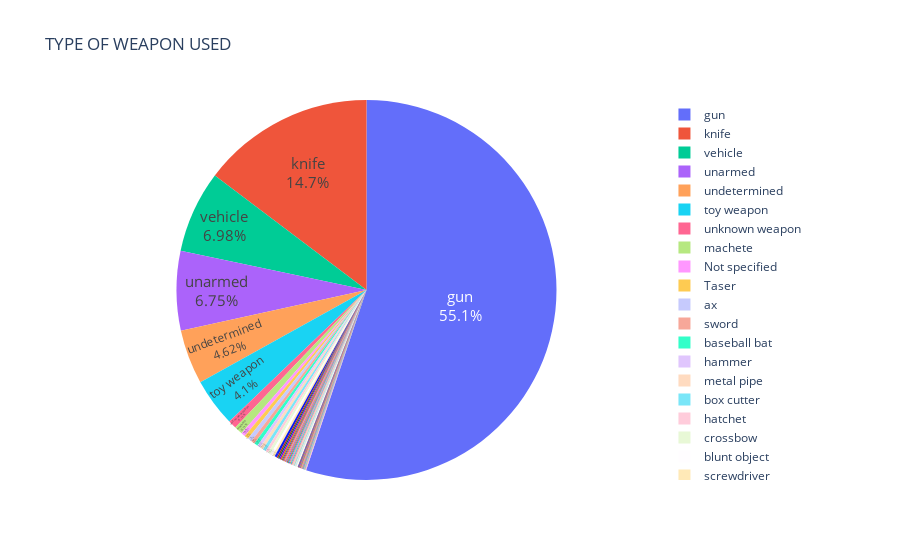

Notebook source saved alongside this figure:
### Markdown cell above
## TYPE OF WEAPON USED

### Code cell
type_weapon = deaths_data.armed.value_counts()

fig = px.pie(labels=type_weapon.index, values=type_weapon.values,
             title='TYPE OF WEAPON USED',
             names=type_weapon.index,
             hole=0
             )
fig.update_traces(textposition='inside', textfont_size=15, textinfo='percent+label')
fig.show()

### Figure 1 — Plotly figure (JSON) as saved in the notebook; plotly's stock layout.template omitted (floating-point values rounded to 4 significant figures)
{"data": [{"domain": {"x": [0, 1], "y": [0, 1]}, "hole": 0, "hovertemplate": "label=%{label}<br>value=%{value}<extra></extra>", "labels": ["gun", "knife", "vehicle", "unarmed", "undetermined", "toy weapon", "unknown weapon", "machete", "Not specified", "Taser", "ax", "sword", "baseball bat", "hammer", "metal pipe", "box cutter", "hatchet", "crossbow", "blunt object", "screwdriver", "gun and knife", "guns and explosives", "scissors", "rock", "metal stick", "brick", "pipe", "chain saw", "baton", "piece of wood", "hatchet and gun", "beer bottle", "metal object", "metal pole", "shovel", "meat cleaver", "sharp object", "bayonet", "nail gun", "glass shard", "motorcycle", "metal rake", "crowbar", "contractor's level", "lawn mower blade", "machete and gun", "tire iron", "air conditioner", "pole and knife", "baseball bat and bottle", "fireworks", "oar", "spear", "pitchfork", "stapler", "flagpole", "flashlight", "pick-axe", "pole", "cordless drill", "garden tool", "hand torch", "metal hand tool", "carjack", "straight edge razor", "baseball bat and fireplace poker", "bean-bag gun", "chain", "pen"], "legendgroup": "", "name": "", "showlegend": true, "textfont": {"size": 15}, "textinfo": "percent+label", "textposition": "inside", "type": "pie", "values": [1398, 373, 177, 171, 117, 104, 18, 18, 9, 9, 9, 8, 8, 7, 7, 7, 6, 6, 5, 5, 5, 3, 3, 3, 3, 2, 2, 2, 2, 2, 2, 2, 2, 2, 2, 2, 2, 1, 1, 1, 1, 1, 1, 1, 1, 1, 1, 1, 1, 1, 1, 1, 1, 1, 1, 1, 1, 1, 1, 1, 1, 1, 1, 1, 1, 1, 1, 1, 1]}], "layout": {"legend": {"tracegroupgap": 0}, "title": {"text": "TYPE OF WEAPON USED"}}}
